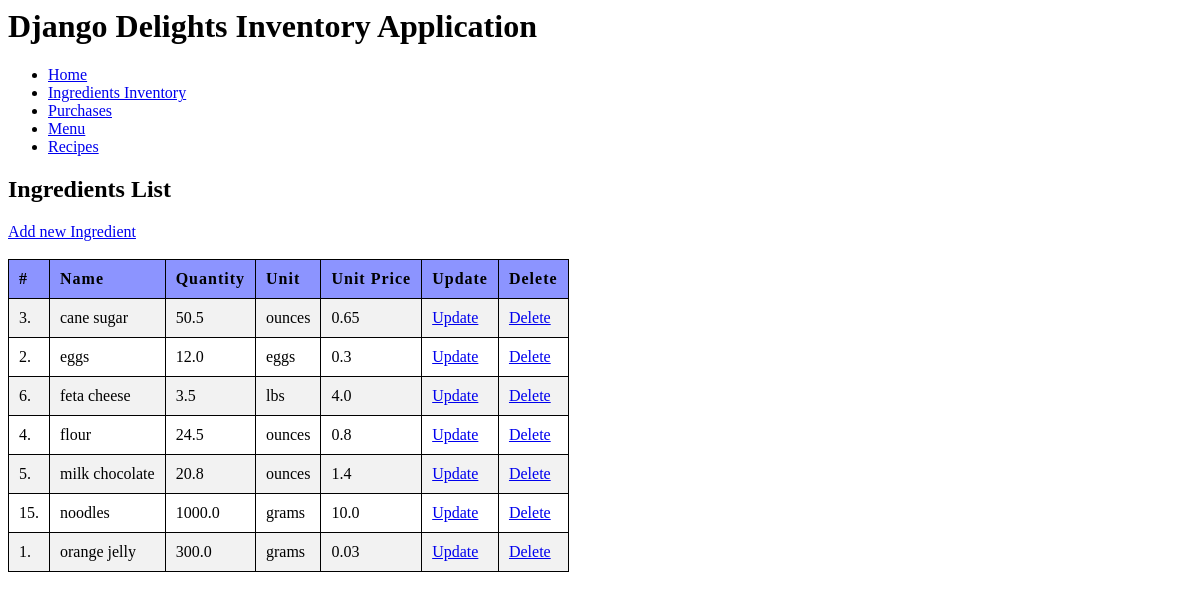
/ingredient/list, run on an earlier commit of the app's database.
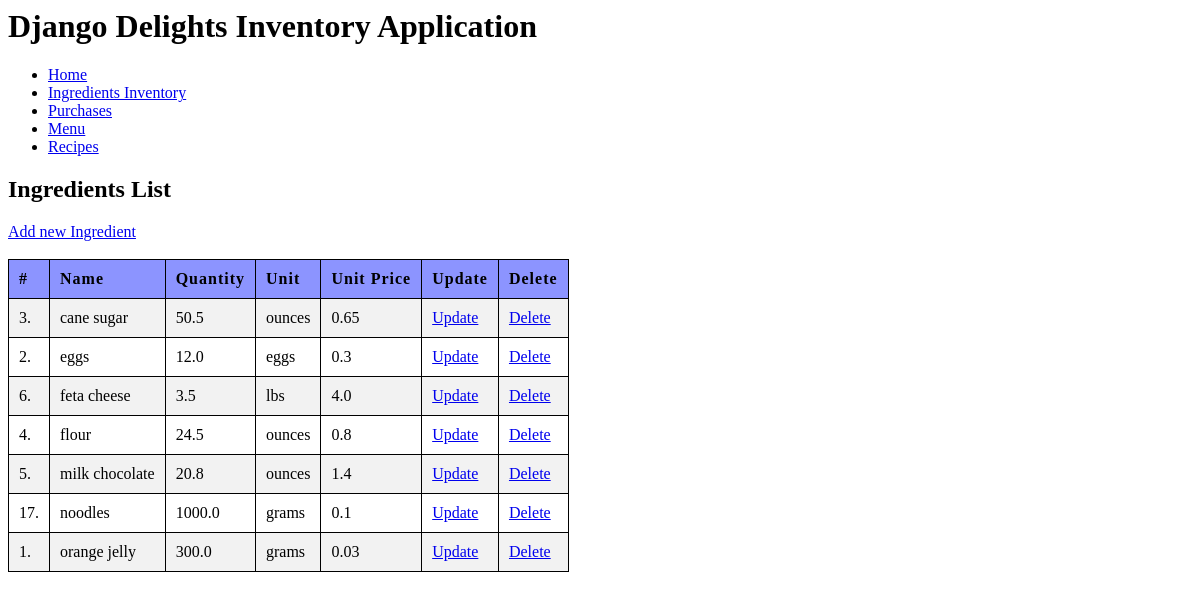
And on a later commit of the database.
### delights/models.py (models this page shows, shortened)
class Ingredient(models.Model):
    name = models.CharField(max_length=100)
    unit_price = models.FloatField()
    quantity = models.FloatField()
    unit = models.CharField(max_length=100)
    class Meta:
        verbose_name_plural = 'Ingredients'
        ordering = ["name"]

### delights/views.py (the view)
# urls.py: path('ingredient/list', views.getIngredientCollection.as_view(), name="ingredient_list"),
class getIngredientCollection(ListView):
    model = Ingredient
    template_name = "delights/IngredientList.html"

### delights/templates/delights/IngredientList.html
{% extends "delights/base.html" %}
{% load static %}
{% block head %}
    <link rel="stylesheet" href="{% static 'delights/base.css' %}">
{% endblock %}
{% block content %}
    <h2>Ingredients List</h2>
    <div>
        <a href="{%url 'ingredient_create' %}">Add new Ingredient</a>
    </div>
    <br>
    <div>
         <table>
            <tr>
                <th>#</th>
                <th>Name</th>
                <th>Quantity</th>
                <th>Unit</th>
                <th>Unit Price</th>
                <th>Update</th>
                <th>Delete</th>
            </tr>
            {% for ingredient in ingredient_list %}
            <tr>
                <td>{{ ingredient.id }}.</td>
                <td>{{ ingredient.name }}</td>
                <td>{{ ingredient.quantity }}</td>
                <td>{{ ingredient.unit }}</td>
                <td>{{ ingredient.unit_price }}</td>
                <td>
                    <a href="{%url 'ingredient_update' ingredient.id%}">Update</a>
                </td>
                <td>
                    <a href="{%url 'ingredient_delete' ingredient.id%}">Delete</a>
                </td>
            </tr>
            {% endfor %}
        </table>
    </div>
{% endblock %}

### delights/templates/delights/base.html
<html>
    <head>
        {% block head %}
        {% endblock %}
    </head>
    <body>
        <h1>Django Delights Inventory Application</h1>
        <div id="nav">
            <ul>
                <li><a href="/">Home</a></li>
                <li><a href="/ingredient/list">Ingredients Inventory</a></li>
                <li><a href="/purchase/list">Purchases</a></li>
                <li><a href="/menu/list">Menu</a></li>
                <li><a href="/recipe/list">Recipes</a></li>
            </ul>
        </div>
        {% block content %}
        {% endblock %}
    </body>
</html>

### delights/static/delights/base.css (style rules this page uses)
table { border: 1px solid; border-collapse: collapse; }
th, td { border: 1px solid; border-collapse: collapse; padding: 10px; }
th { background-color: #8c94ff; font-size: 16px; letter-spacing: 1px; text-align: left; }
tr:nth-child(even) { background-color: #f2f2f2; }

What changed in the data, as far as the page shows it:
removed Ingredient: id "15", name "noodles", quantity "1000.0", unit "grams", unit_price "10.0"
added Ingredient: id "17", name "noodles", quantity "1000.0", unit "grams", unit_price "0.1"
